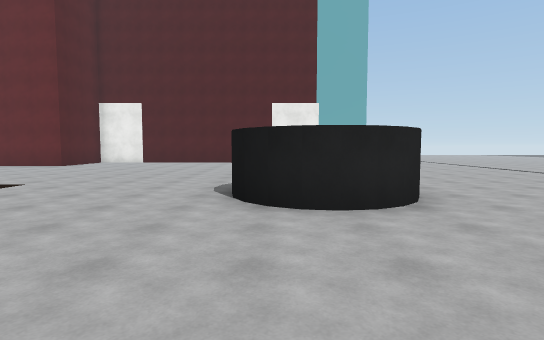
[1] (above)

18 first-person views from a walk through a Unity game level. The camera is 1.5 m above the floor, tilts 4° down and sees 80° across. The floor is counted in squares, 2 m on a side. Each view is taken from the middle of a square. On the plan, view 1 faces up. The plan holds only what a view shows up to about 11 squares ahead; the rest is blank. The place goes on beyond the plan. Surface patterns are stand-ins for the level's own textures.

[2]
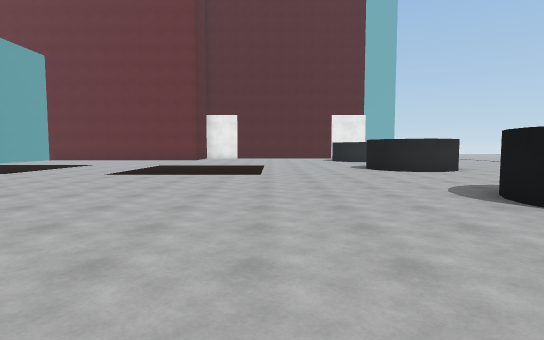

[3]
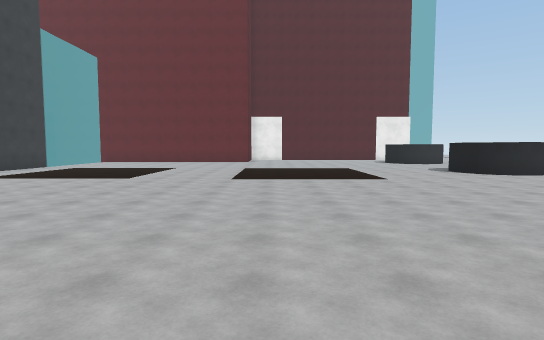

[4]
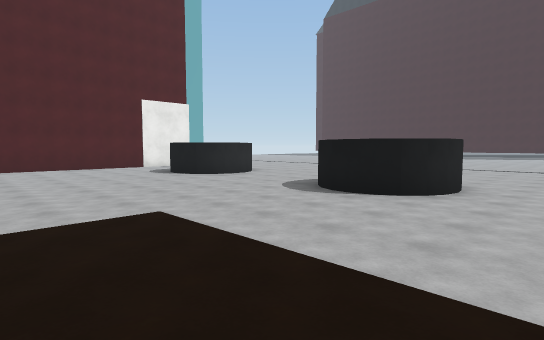

[5]
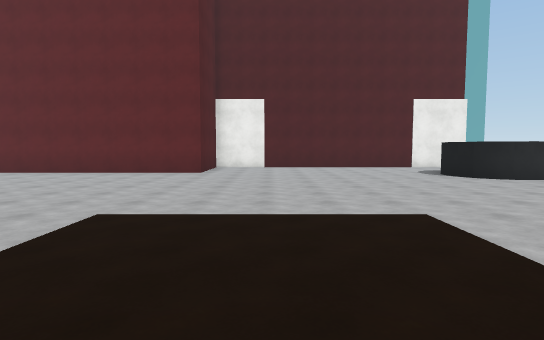

[6]
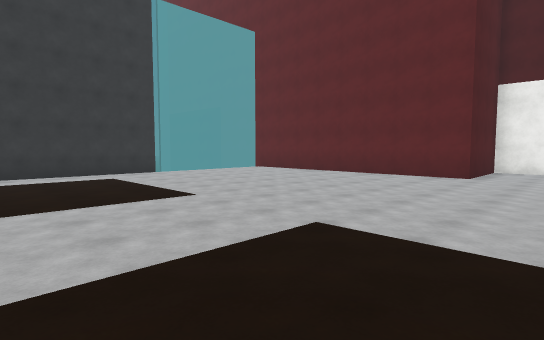

[7]
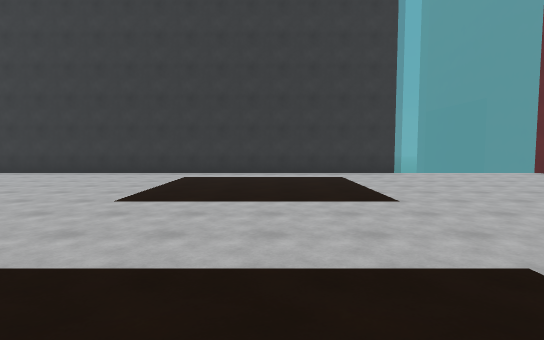

[8]
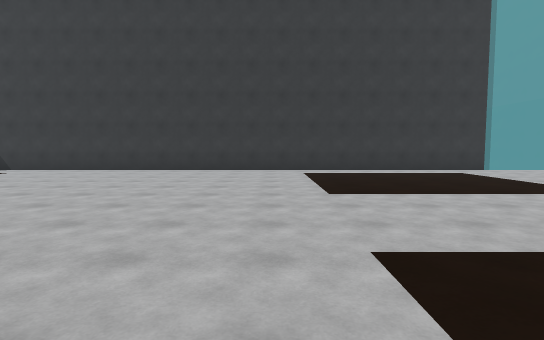

[9]
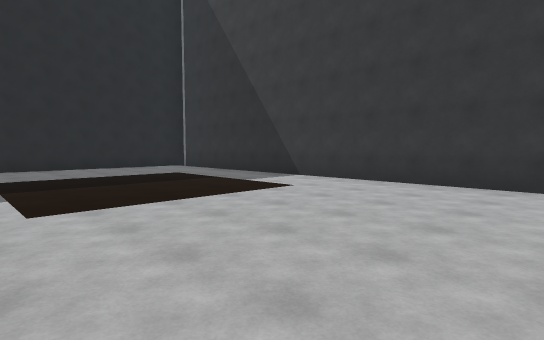

[10]
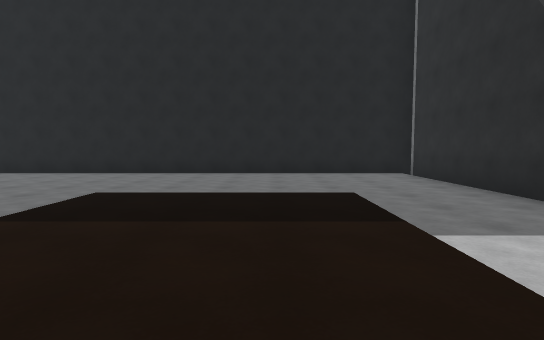

[11]
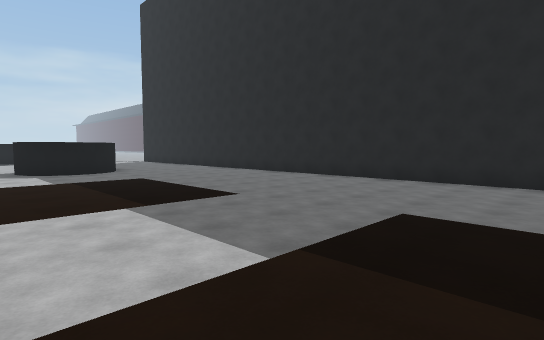

[12]
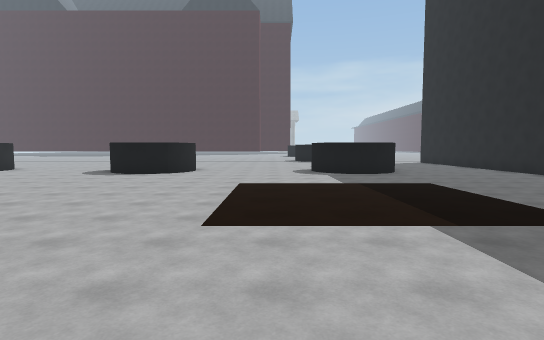

[13]
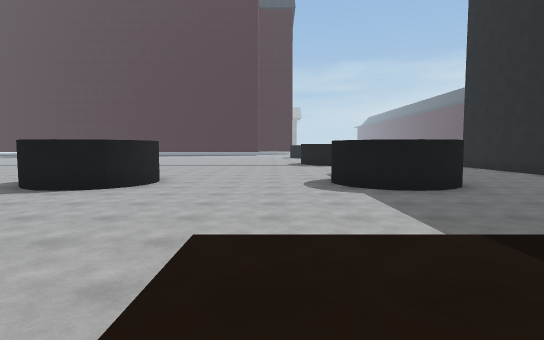

[14]
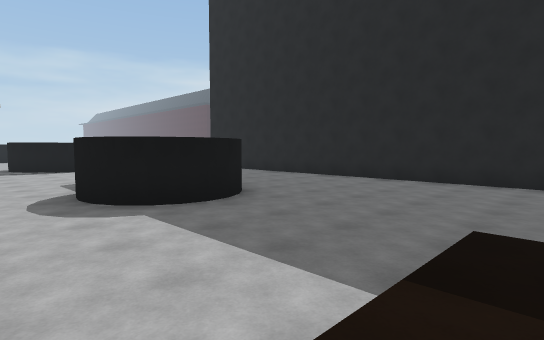

[15]
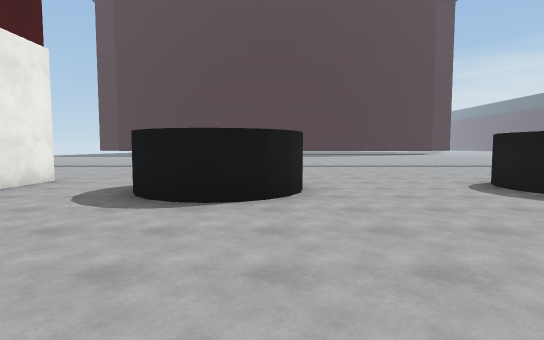

[16]
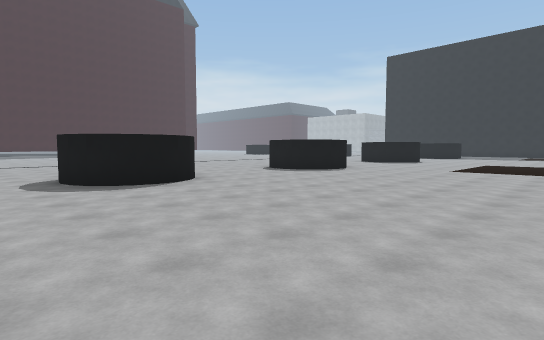

[17]
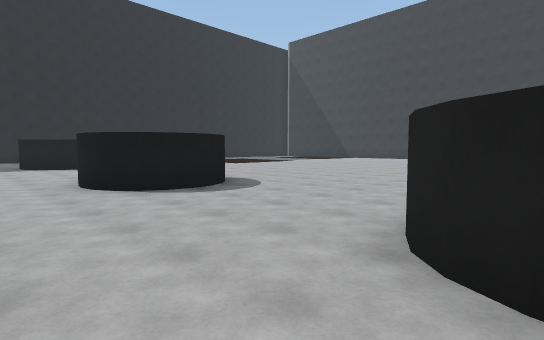

[18]
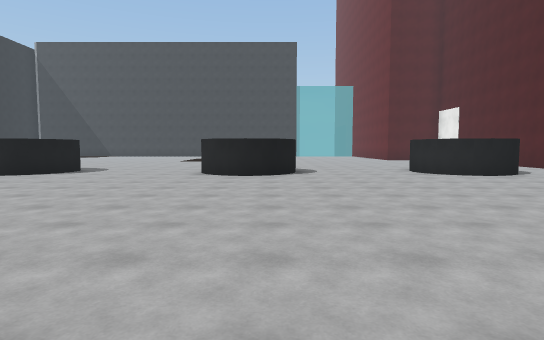

### Floor plan
Key: @ floor where view 1 was taken; # wall or solid block; . main floor; : floor 0.25 m higher than the main floor; / step, stairs or slope.
Columns run from 17 left of view 1 to 11 right of it. Each row starts with its distance up from view 1.
 15         #..............
 14         #...............
 13 #########........###....
 12  ................###..
 11  ................###......
 10  .........................
  9  .........................
  8 #..........................
  7 #...........................
  6 #..////..........###.........
  5 #../:::../:::....###........
  4 #../:::../:::....##........
  3 #../:::../:::.............
  2 #..////../:::............
  1 #......................
  0 #................@....
 -1 #................###..
 -2 #................###.
 -3 #................##...
 -4 #.....................
 -5 #.....................
 -6 #../:::../:::/........
 -7 #../:::../:::/.............
 -8 #../:::../:::/...###.....##
 -9 #../:::../:::/...###   ..#
-10 #................#
-11 #...................
-12 #....................
-13 #.....................
-14 #.....................
-15 ######################

Where each view was taken, in squares from view 1:
view 1: 0 up, 0 right, facing up
view 2: 6 down, 4 left, facing up
view 3: 6 down, 7 left, facing up
view 4: 2 up, 6 left, facing up-right
view 5: 2 up, 6 left, facing up
view 6: 3 up, 6 left, facing up-left
view 7: 4 up, 6 left, facing left
view 8: 1 up, 6 left, facing left
view 9: 2 down, 10 left, facing down-left
view 10: 5 down, 13 left, facing down
view 11: 6 down, 12 left, facing down-right
view 12: 6 down, 11 left, facing right
view 13: 6 down, 7 left, facing right
view 14: 6 down, 5 left, facing down-right
view 15: 11 up, 5 left, facing right
view 16: 15 up, 7 left, facing down-right
view 17: 5 up, 4 right, facing down-left
view 18: 6 up, 11 right, facing left
